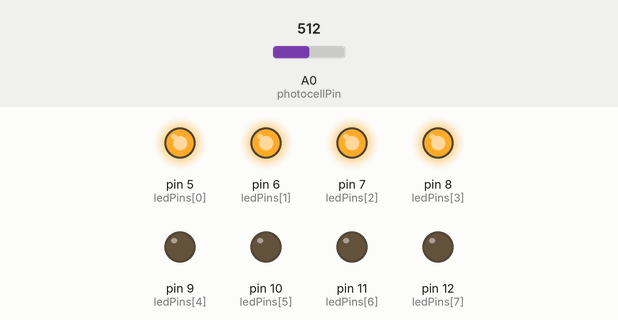
The sketch below on a simulated Arduino Uno, built with avr-gcc and run on an emulated ATmega328P. Parts: output pins drawn as LEDs (lit = HIGH). Inputs (shaded band) come from the test bench; at power-on: A0 (photocellPin) = 512.

Above: at 1.2 s.
1.3 s: A0 (photocellPin) set to 526
At 2.2 s:
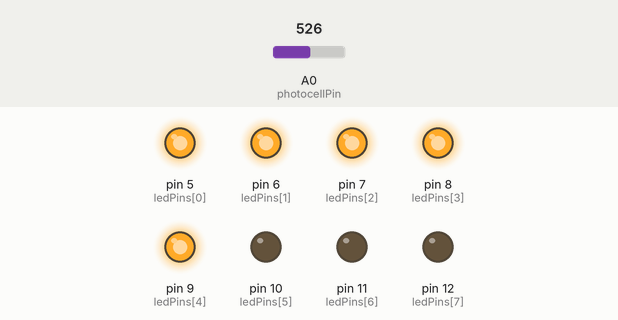
2.8 s: A0 (photocellPin) set to 578
At 3.3 s:
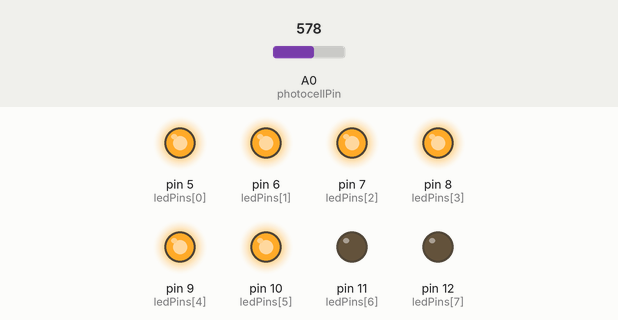
4.3 s: A0 (photocellPin) set to 595
5.8 s: A0 (photocellPin) set to 617
At 6.8 s:
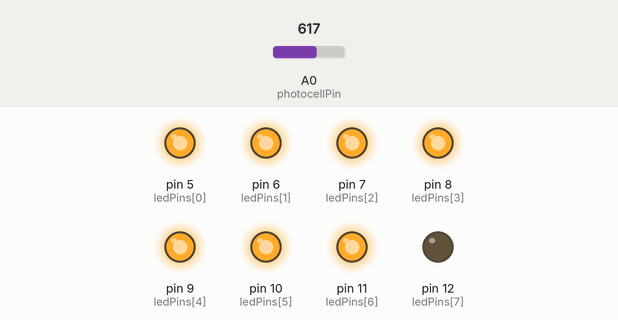
7.3 s: A0 (photocellPin) set to 716
At 8.0 s:
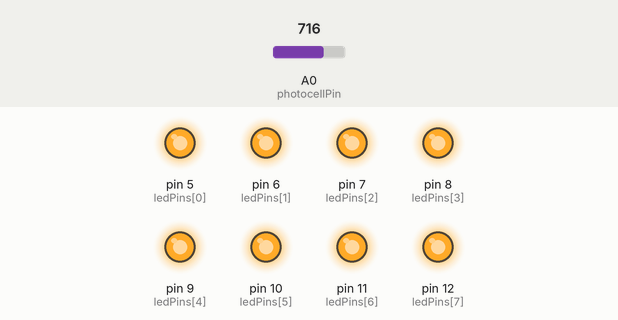
8.8 s: A0 (photocellPin) set to 511
At 9.1 s:
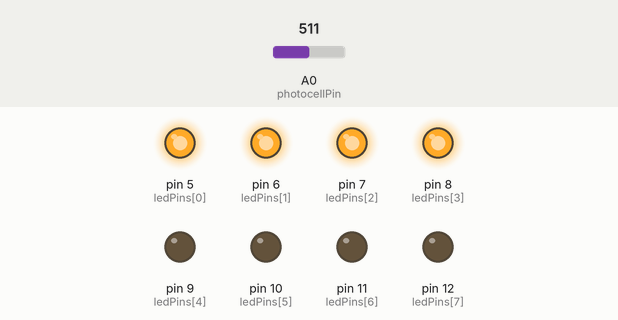
Timing chart, 0 to 11.3 s (numbered marks = the images above; inputs shaded):
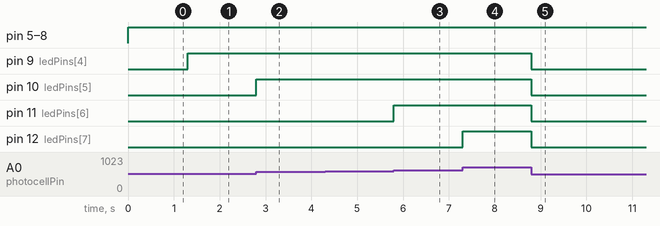

Measured:
- the behaviour switches between 518 and 519 on A0 (photocellPin) (found by bisection; images 0 and 1)
- the behaviour switches between 562 and 563 on A0 (photocellPin) (found by bisection; images 1 and 2)
- the behaviour switches between 606 and 607 on A0 (photocellPin) (found by bisection; images 2 and 3)
- after the input at 1.3 s, pin 9 (ledPins[4]): LOW → HIGH at once
- after the input at 2.8 s, pin 10 (ledPins[5]): LOW → HIGH at once
- after the input at 4.3 s, every drawn part: stays the same
- after the input at 5.8 s, pin 11 (ledPins[6]): LOW → HIGH at once
- after the input at 7.3 s, pin 12 (ledPins[7]): LOW → HIGH at once
- after the input at 8.8 s, pin 9 (ledPins[4]), pin 10 (ledPins[5]), pin 11 (ledPins[6]), pin 12 (ledPins[7]): HIGH → LOW at once

The sketch:

photoTest.ino
```cpp
/************************************
 * name:Photoresistor
 * function:  if you shine the photoresistor with a certain light intensity, you will see several LEDs light up.
 * If you increase the light intensity, you will see more LEDs light up.
 * When you place it in dark environment, all the LEDs will go out.
 *********************************************/
//Email: support@sunfounder.com
//Website: www.sunfounder.com

const int NbrLEDs = 8;                             //8 leds
const int ledPins[] = {5, 6, 7, 8, 9, 10, 11, 12}; //8 leds attach to pin 5-12 respectively
const int photocellPin = A0;                       //photoresistor attach to A0
int sensorValue = 0;                               // value read from the sensor
int ledLevel = 0;                                  // sensor value converted into LED 'bars'

void setup()
{
  for (int led = 0; led < NbrLEDs; led++)
  {
    pinMode(ledPins[led], OUTPUT); // make all the LED pins outputs
  }
}

void loop()
{
  sensorValue = analogRead(photocellPin);            //read the value of A0

  ledLevel = map(sensorValue, 300, 650, 0, NbrLEDs); // map to the number of LEDs

  // turn on pins below level and off pins above level
  for (int led = 0; led < NbrLEDs; led++)
  {
    digitalWrite(ledPins[led], (led < ledLevel ? HIGH : LOW));
  }
}
```
